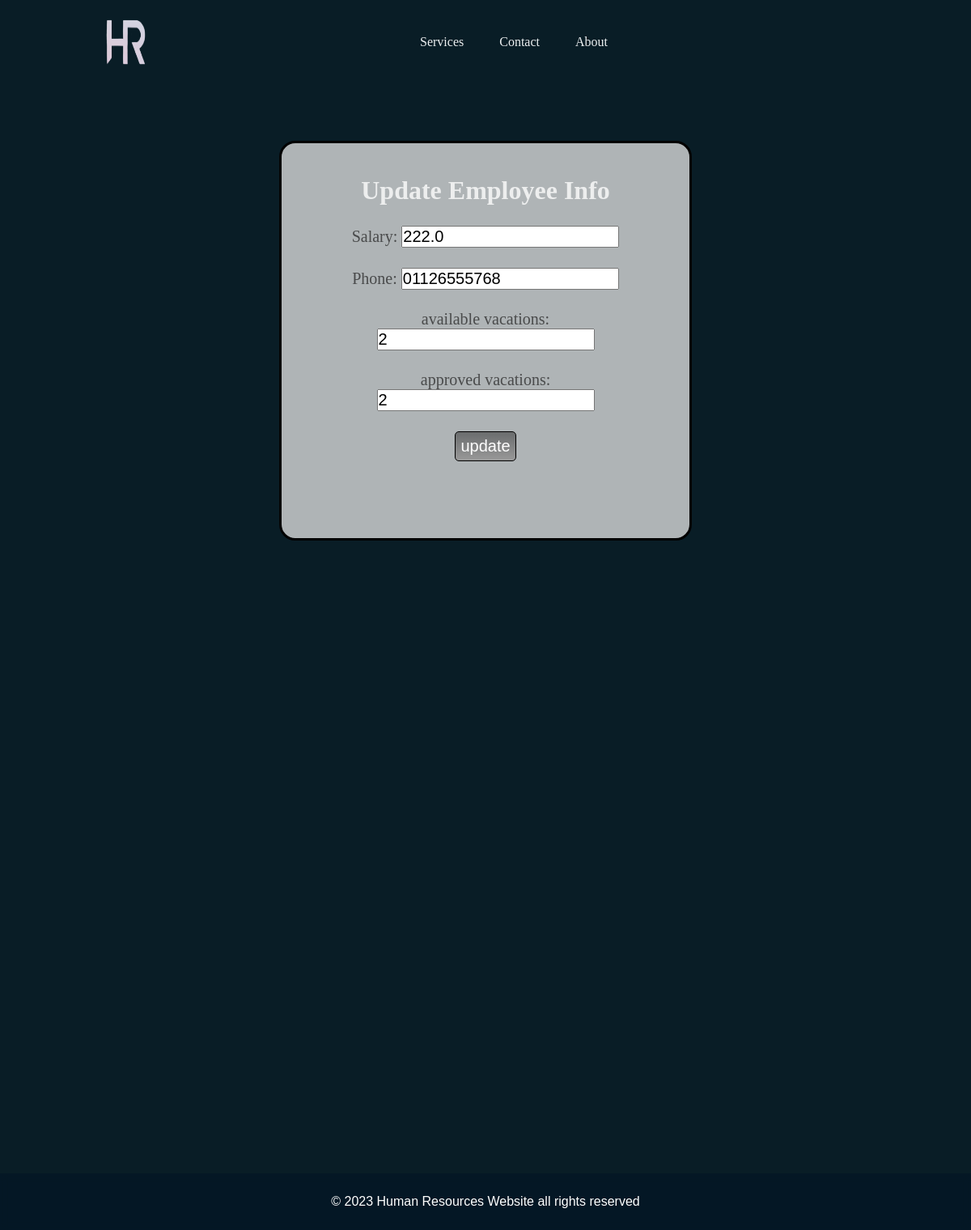
The app's page /updating/11/edit, older data.
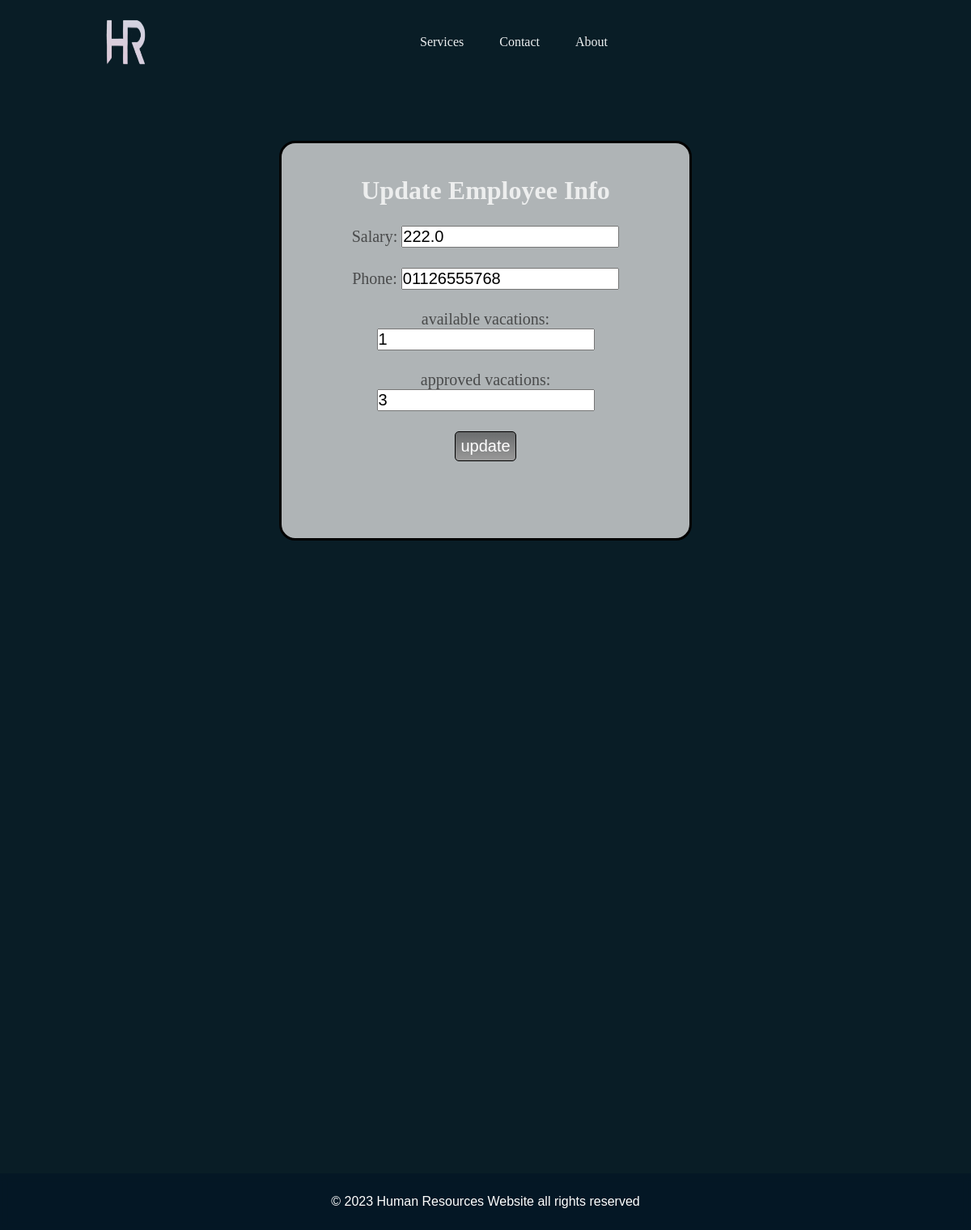
The same page, newer data.
### HR/models.py (models this page shows, shortened)
class Employee(models.Model)  :
    email       =models.EmailField(verbose_name="email", max_length=50,unique=True)
    accId       =models.IntegerField(default=0,unique=True)
    Name    =models.CharField(max_length=20)
    address    =models.CharField(max_length=500,null=True)
    GENDER_CHOICES = (
        ('M', 'Male'),
        ('F', 'Female')
    )
    gender = models.CharField(max_length=1,null=True,choices=GENDER_CHOICES)
    salary      =models.FloatField(default=0,verbose_name="Salary")
    phone       =models.CharField(max_length=11, verbose_name="Phone_Number",null=True)
    Birth_date         =models.DateField(null=True)
    availableVac=models.IntegerField(default=0)
    approvedVac =models.IntegerField(default=0)

### HR/views.py (the view, shortened to what this page needs)
# urls.py: path("updating/<int:pk>/edit", employee_update.as_view(), name="updating"),
class employee_update(UpdateView):
    template_name = "update.html"
    model = Employee
    fields = ["salary", "phone", "availableVac", "approvedVac"]

### templates/update.html (shortened to what this page needs)
<!DOCTYPE html>
{%extends "base.html"%}
{% load static %}
{% block content %}
	<head>
		<link rel="stylesheet" href="https://cdnjs.cloudflare.com/ajax/libs/font-awesome/4.7.0/css/font-awesome.min.css">
		<link rel="stylesheet" href="https://cdnjs.cloudflare.com/ajax/libs/font-awesome/6.4.0/css/all.min.css"
 />
		<link rel="stylesheet" href="{% static 'css/navBarStyle.css' %}">
		<link rel="stylesheet" href="{% static 'css/Login_Create.css' %}">
		<link rel="stylesheet" href="{% static 'css/sideNavBar.css' %}">
	</head>
	<body>
		<form class="create-form" action="{% url 'updating' employee.pk %}" method = "post">
			<h1>Update Employee Info</h1>
			<div class="section">
				<label for="salary"> Salary: </label>
				<input type="text" id="salary" name="salary" value="{{ employee.salary }}">
			</div>
			<div class="section">
				<label for="phone"> Phone: </label>
				<input type="text" id="phone" name="phone" value="{{ employee.phone }}">
			</div>
			<div class="section">
				<label for="availableVac"> available vacations: </label>
				<input type="text" id="availableVac" name="availableVac" value="{{ employee.availableVac }}">
			</div>
			<div class="section">
				<label for="approvedVac"> approved vacations: </label>
				<input type="text" id="approvedVac" name="approvedVac" value="{{ employee.approvedVac }}">
			</div>
			<div class="section">
				<input class="submit" type="submit" value="update">
			</div>
		</form>
		<footer>
			&copy; 2023 Human Resources Website all rights reserved
		</footer>
</body>
{% endblock content %}

Row changes from the older to the newer data that the page shows:
changed Employee: availableVac "2" → "1"; approvedVac "2" → "3"
